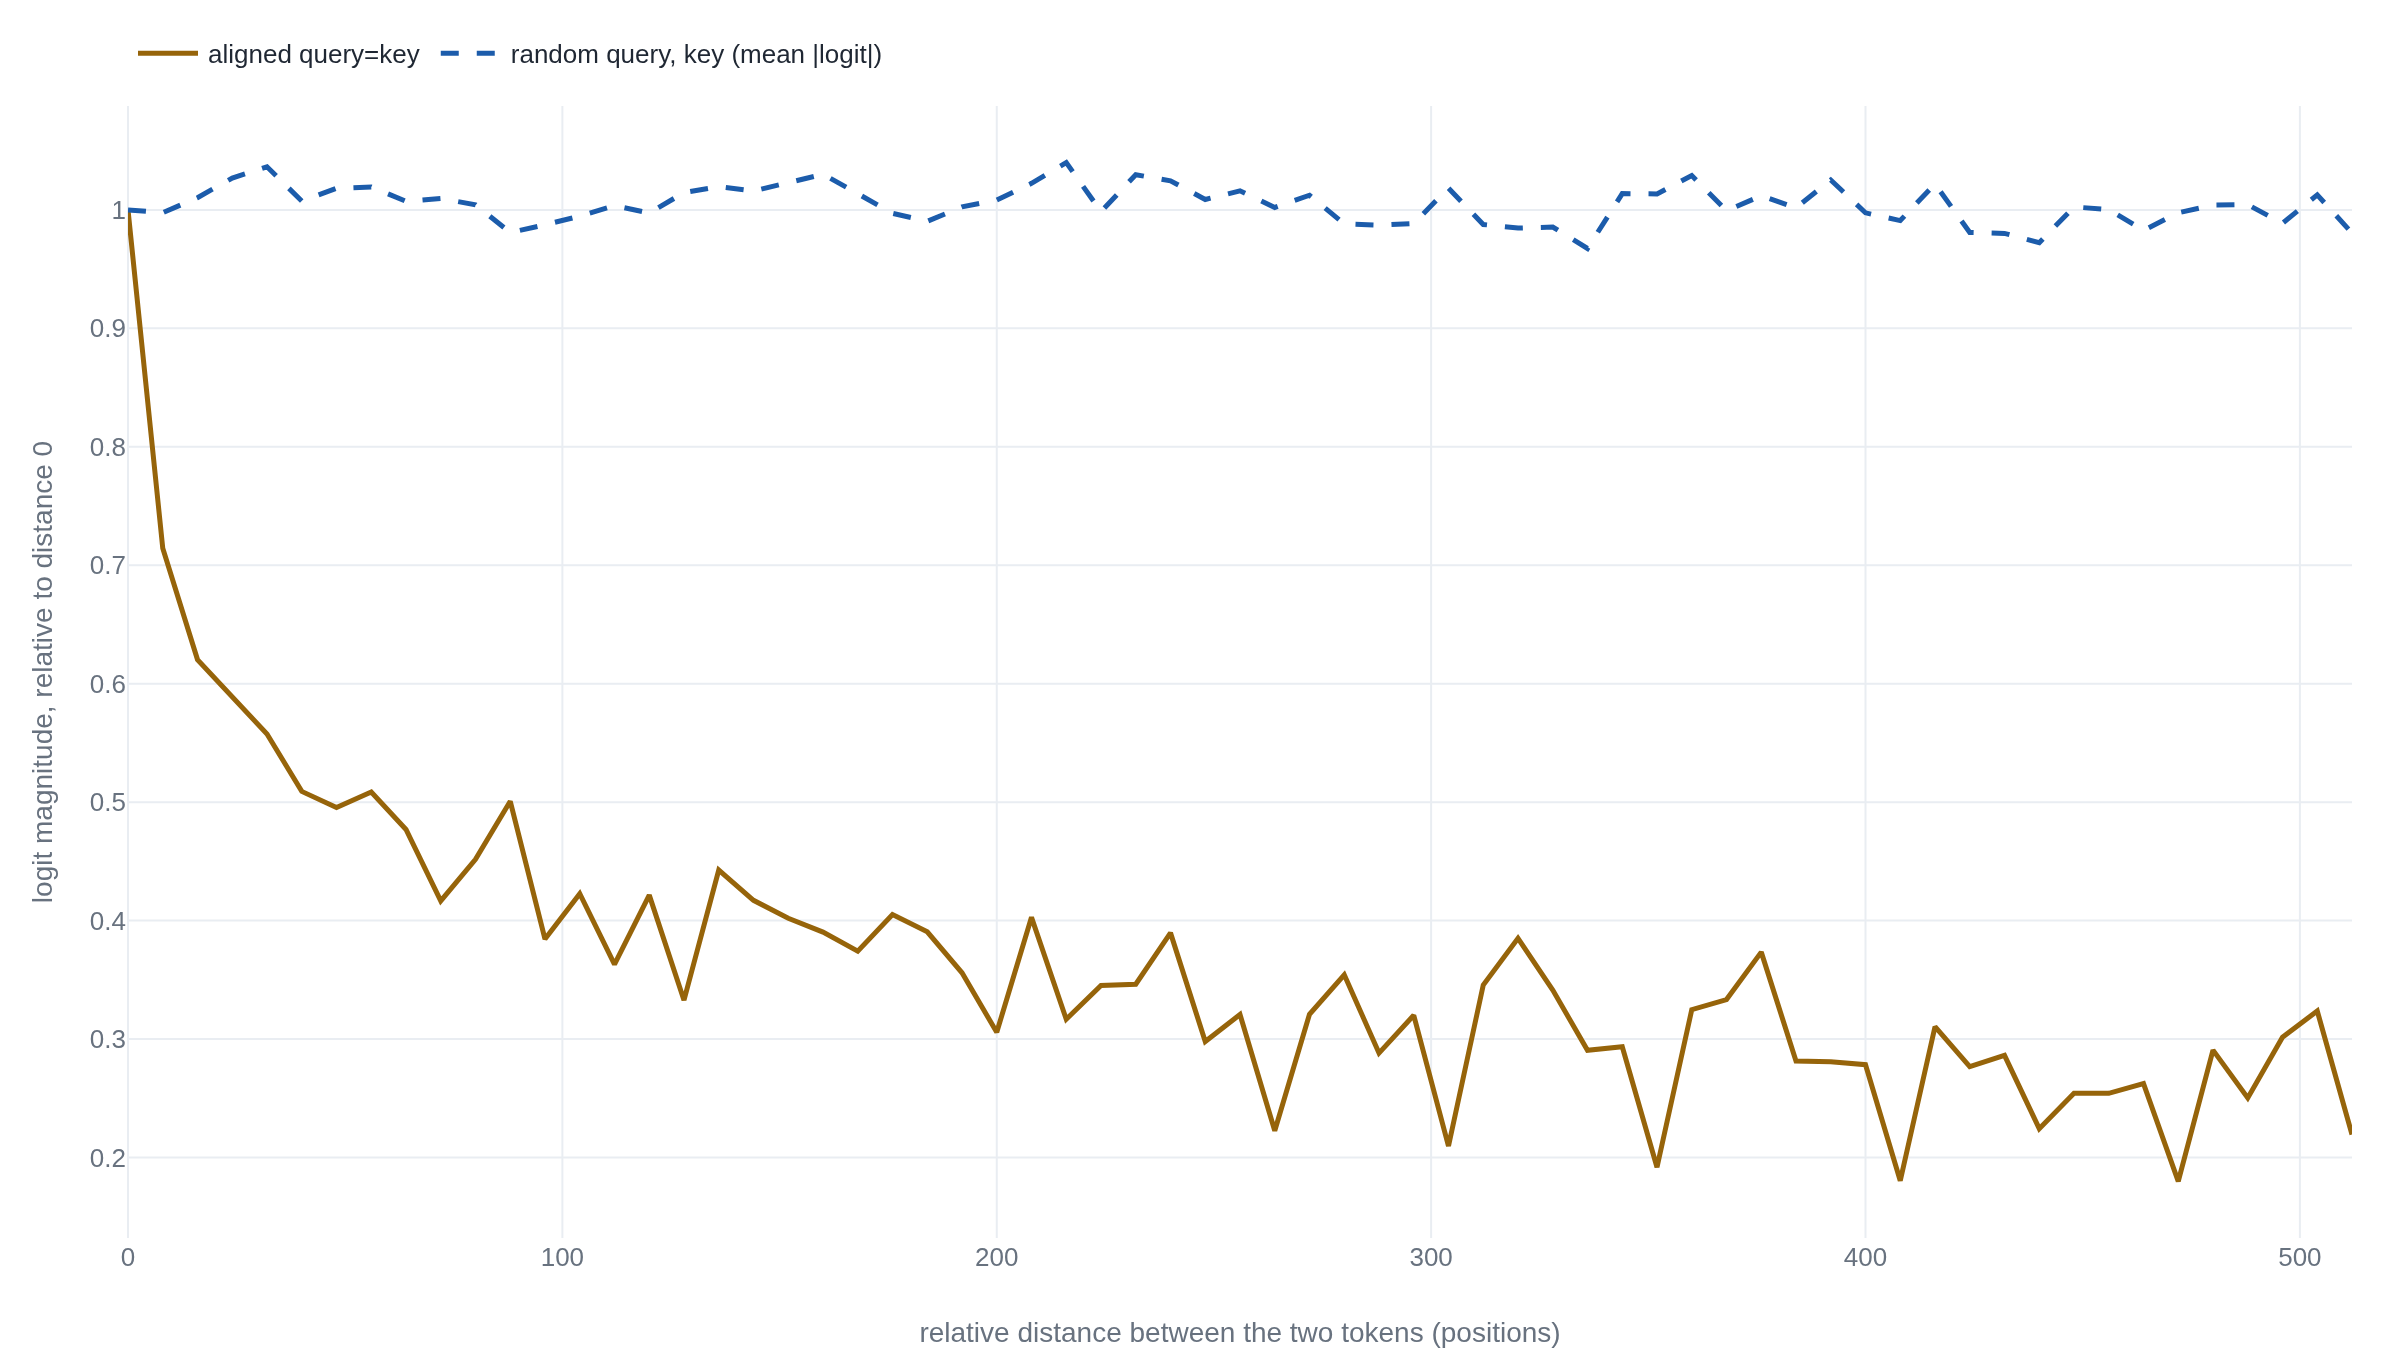

Recreate this plot in Python.
"""Attention-logit magnitude vs relative distance under RoPE, head dim d=128,
base 10000. Two series, each normalized to its own value at distance 0:

  aligned   query = key: the RoFormer Sec. 3.4.3 upper-bound construction,
            logit(r) = sum_i cos(r * theta_i). This is the envelope that decays.
  random    2000 independent standard-normal (q, k) pairs, mean |logit|. This
            is what arbitrary content sees: the decay is available, not imposed.

Provenance for chart-1.png. Reproduces from array math alone."""
import numpy as np
import plotly.graph_objects as go

def rope_freqs(d, base=10000.0):
    return base ** (-2.0 * np.arange(d // 2) / d)

def rope(x, pos, base=10000.0):
    ang = pos * rope_freqs(x.shape[-1], base)
    cos, sin = np.cos(ang), np.sin(ang)
    even, odd = x[..., 0::2], x[..., 1::2]
    out = np.empty_like(x)
    out[..., 0::2] = even * cos - odd * sin
    out[..., 1::2] = even * sin + odd * cos
    return out

d = 128
dist = np.arange(0, 513, 8)

aligned = np.array([np.sum(np.cos(r * rope_freqs(d))) for r in dist])
aligned = aligned / aligned[0]

rng = np.random.default_rng(0)
Q = rng.standard_normal((2000, d))
K = rng.standard_normal((2000, d))
q0 = rope(Q, 0)
rand = np.array([np.mean(np.abs(np.einsum("nd,nd->n", q0, rope(K, int(r))))) for r in dist])
rand = rand / rand[0]

fig = go.Figure()
fig.add_trace(go.Scatter(name="aligned query=key", x=dist, y=aligned, mode="lines"))
fig.add_trace(go.Scatter(name="random query, key (mean |logit|)", x=dist, y=rand, mode="lines"))
fig.update_layout(
    xaxis_title="relative distance between the two tokens (positions)",
    yaxis_title="logit magnitude, relative to distance 0",
)
